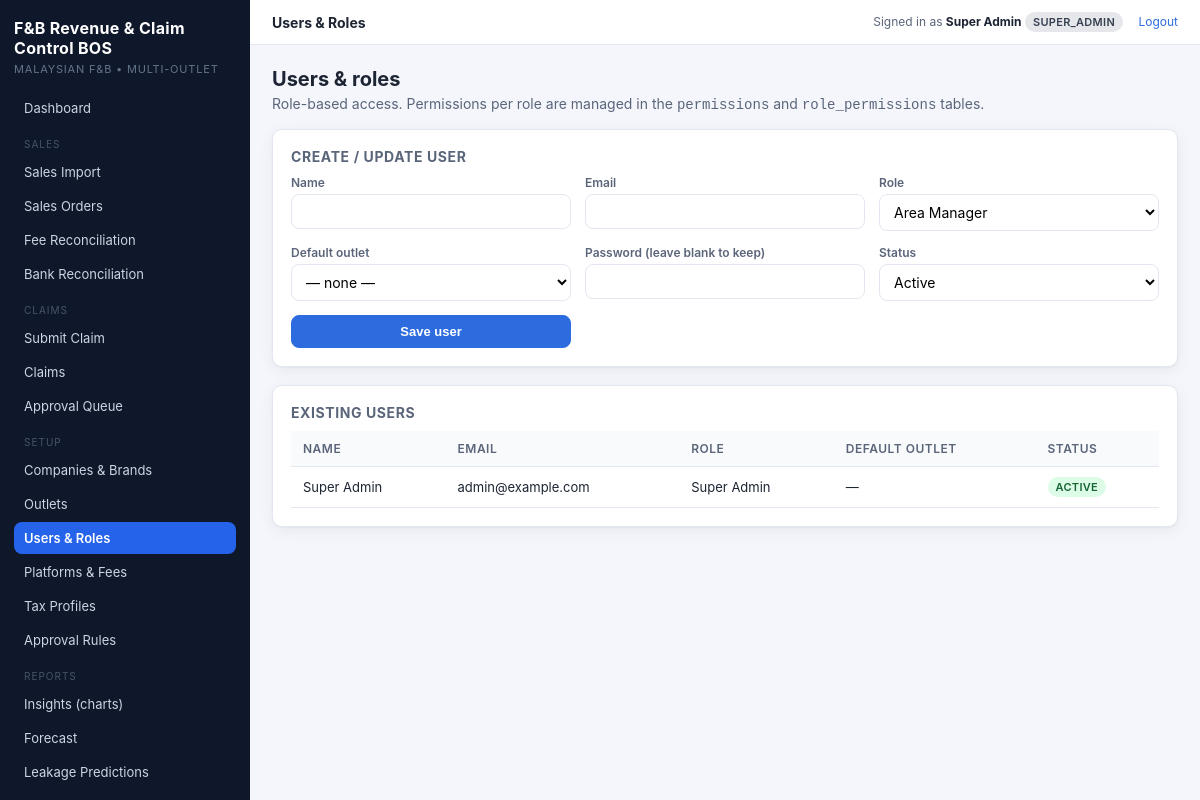
Page /public/pages/users.php (signed in) on the committed database.
### tables this page shows
CREATE TABLE IF NOT EXISTS users (
  id                INT UNSIGNED NOT NULL AUTO_INCREMENT,
  company_id        INT UNSIGNED NOT NULL,
  role_id           INT UNSIGNED NOT NULL,
  default_outlet_id INT UNSIGNED NULL,
  name              VARCHAR(120) NOT NULL,
  email             VARCHAR(160) NOT NULL,
  password_hash     VARCHAR(255) NOT NULL,
  phone             VARCHAR(40)  NULL,
  is_active         TINYINT(1)   NOT NULL DEFAULT 1,
  created_at        DATETIME NOT NULL,
  PRIMARY KEY (id),
  UNIQUE KEY uq_users_email (email),
  KEY ix_users_company (company_id),
  CONSTRAINT fk_users_company FOREIGN KEY (company_id) REFERENCES companies(id),
  CONSTRAINT fk_users_role    FOREIGN KEY (role_id)    REFERENCES roles(id),
  CONSTRAINT fk_users_outlet  FOREIGN KEY (default_outlet_id) REFERENCES outlets(id)
);

CREATE TABLE IF NOT EXISTS roles (
  id    INT UNSIGNED NOT NULL AUTO_INCREMENT,
  slug  VARCHAR(40) NOT NULL,
  name  VARCHAR(80) NOT NULL,
  PRIMARY KEY (id),
  UNIQUE KEY uq_roles_slug (slug)
);

### src/Support/helpers.php (called while the page is built, shortened)
<?php
function config(?string $key = null, $default = null)
{
    $cfg = $GLOBALS['fnbbos_config'] ?? [];
    $segments = explode('.', $key);
    $value = $cfg;
    foreach ($segments as $seg) {
        if (is_array($value) && array_key_exists($seg, $value)) {
            $value = $value[$seg];
        } else {
            return $default;
        }
    }
    return $value;
}
function db(): PDO
{
    if ($GLOBALS['fnbbos_pdo'] instanceof PDO) {
        return $GLOBALS['fnbbos_pdo'];
    }
    $c = config('db');
    $dsn = sprintf('mysql:host=%s;port=%d;dbname=%s;charset=%s',
        $c['host'], $c['port'], $c['name'], $c['charset']);
    $pdo = new PDO($dsn, $c['user'], $c['pass'], [
        PDO::ATTR_ERRMODE            => PDO::ERRMODE_EXCEPTION,
        PDO::ATTR_DEFAULT_FETCH_MODE => PDO::FETCH_ASSOC,
        PDO::ATTR_EMULATE_PREPARES   => false,
    ]);
    return $pdo;
}
function e(?string $value): string
{
    return htmlspecialchars((string)$value, ENT_QUOTES | ENT_SUBSTITUTE, 'UTF-8');
}

### public/pages/users.php (the view, shortened to what this page needs)
<?php
$companyId = Auth::companyId();
$users = db()->prepare('
    SELECT u.*, r.name AS role_name, o.name AS outlet_name
    FROM users u
    LEFT JOIN roles r   ON r.id = u.role_id
    LEFT JOIN outlets o ON o.id = u.default_outlet_id
    WHERE u.company_id = ?
    ORDER BY u.is_active DESC, u.name');
$users->execute([$companyId]);
$users = $users->fetchAll();
$roles    = db()->query('SELECT id, name, slug FROM roles ORDER BY name')->fetchAll();
include __DIR__ . '/../partials/header.php';
?>
<div class="page-header"><div><h2>Users &amp; roles</h2><p>Role-based access. Permissions per role are managed in the <code>permissions</code> and <code>role_permissions</code> tables.</p></div></div>
<div class="card">
  <h3>Create / update user</h3>
  <form method="post" class="form-grid">
    <div class="form-row"><label>Name</label><input type="text" name="name" required></div>
    <div class="form-row"><label>Email</label><input type="email" name="email" required></div>
    <div class="form-row"><label>Role</label>
      <select name="role_id" required>
        <?php foreach ($roles as $r): ?><option value="<?= (int)$r['id'] ?>"><?= e($r['name']) ?></option><?php endforeach; ?>
      </select>
    </div>
    <div class="form-row"><label>Default outlet</label>
      <select name="default_outlet_id"><option value="">— none —</option>
      </select>
    </div>
    <div class="form-row"><label>Password (leave blank to keep)</label><input type="password" name="password" autocomplete="new-password"></div>
    <div class="form-row"><label>Status</label>
      <select name="is_active"><option value="1">Active</option><option value="0">Inactive</option></select>
    </div>
    <div class="form-row" style="align-self:end;"><button class="btn btn--primary" type="submit">Save user</button></div>
  </form>
</div>
<div class="card">
  <h3>Existing users</h3>
  <?php if (!$users): ?><div class="empty">No users yet.</div>
  <?php else: ?>
    <table class="data">
      <thead><tr><th>Name</th><th>Email</th><th>Role</th><th>Default outlet</th><th>Status</th></tr></thead>
      <tbody><?php foreach ($users as $u): ?>
        <tr>
          <td><?= e($u['name']) ?></td>
          <td><?= e($u['email']) ?></td>
          <td><?= e($u['role_name'] ?? '') ?></td>
          <td><?= e($u['outlet_name'] ?? '—') ?></td>
          <td><span class="badge <?= ((int)$u['is_active']===1)?'badge--ok':'badge--muted' ?>"><?= ((int)$u['is_active']===1)?'Active':'Inactive' ?></span></td>
        </tr>
      <?php endforeach; ?></tbody>
    </table>
  <?php endif; ?>
</div>
<?php include __DIR__ . '/../partials/footer.php'; ?>

### public/assets/css/app.css (style rules this page uses)
:root { --bg: #f4f6fb; --panel: #ffffff; --panel-border: #e3e7ef; --ink: #1d2433; --ink-soft: #5b657a; --primary: #2d6cdf; --primary-ink: #ffffff; --accent: #0e7c66; --danger: #dc2626; --warning: #ea8a00; --success: #16a34a; --shadow: 0 1px 2px rgba(15,23,42,.04), 0 4px 16px rgba(15,23,42,.06); --radius: 10px; }
* { box-sizing: border-box; }
html, body { margin: 0; padding: 0; }
body { font-family: -apple-system, BlinkMacSystemFont, "Segoe UI", Roboto, "Inter", sans-serif; background: var(--bg); color: var(--ink); font-size: 14px; }
.page-header { display: flex; justify-content: space-between; align-items: end; margin-bottom: 16px; gap: 12px; flex-wrap: wrap; }
.page-header h2 { margin: 0; font-size: 20px; }
.page-header p { margin: 4px 0 0; color: var(--ink-soft); }
.card { background: var(--panel); border: 1px solid var(--panel-border); border-radius: var(--radius); box-shadow: var(--shadow); padding: 18px; margin-bottom: 18px; }
.card h3 { margin: 0 0 10px; font-size: 14px; color: var(--ink-soft); text-transform: uppercase; letter-spacing: .6px; }
table.data { width: 100%; border-collapse: collapse; font-size: 13px; }
table.data th, table.data td { padding: 10px 12px; border-bottom: 1px solid var(--panel-border); text-align: left; }
table.data th { background: #f9fafc; font-weight: 600; font-size: 12px; color: var(--ink-soft); text-transform: uppercase; letter-spacing: .5px; }
.badge { display: inline-block; padding: 3px 8px; border-radius: 999px; font-size: 11px; font-weight: 600; letter-spacing: .3px; text-transform: uppercase; }
.badge--ok { background: #dcfce7; color: #166534; }
.btn { display: inline-block; padding: 8px 14px; border-radius: 8px; font-size: 13px; cursor: pointer; border: 1px solid transparent; font-weight: 600; }
.btn--primary { background: var(--primary); color: var(--primary-ink); border-color: var(--primary); }
.form-grid { display: grid; grid-template-columns: repeat(auto-fit, minmax(220px, 1fr)); gap: 14px; }
.form-row { display: flex; flex-direction: column; gap: 4px; }
.form-row label { font-size: 12px; color: var(--ink-soft); font-weight: 600; }
.form-row input, .form-row select, .form-row textarea { padding: 8px 10px; border-radius: 8px; border: 1px solid var(--panel-border); background: #fff; font-size: 14px; font-family: inherit; }

### rows in the picture
users: name "Super Admin", email "admin@example.com", role.name "Super Admin", outlet_name "—", is_active "ACTIVE"

### other values in the picture
config('app.name') "F&B Revenue & Claim Control BOS"
$pageTitle "Users & Roles"
Auth::user()['name'] "Super Admin"
Rbac::role() "SUPER_ADMIN"
form field role_id "Area Manager"
